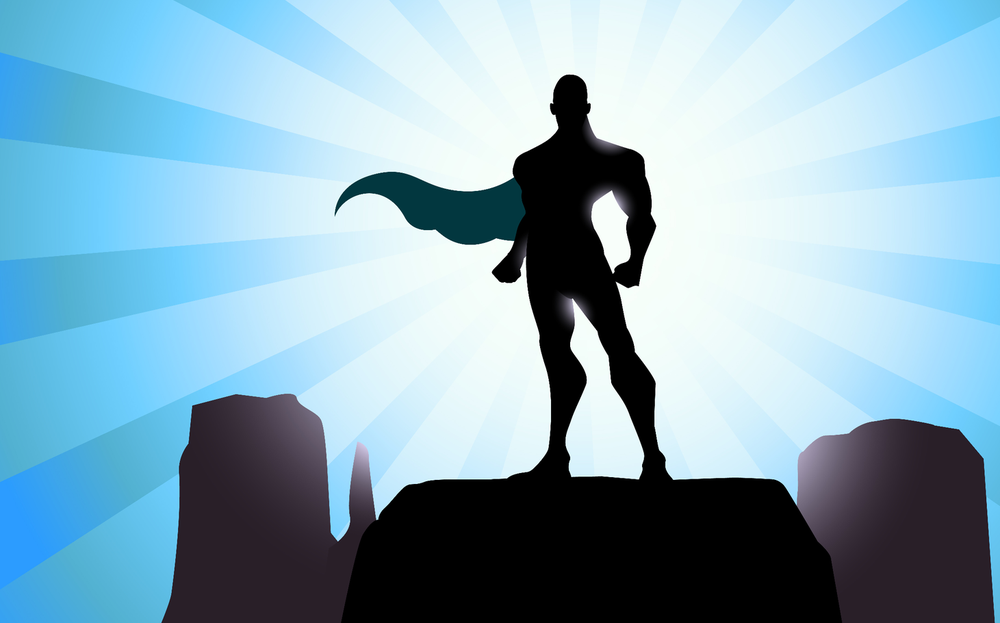
#> input picture Pictures/Superhero.png, 1000 x 623 px, shrunk from 1461 x 910 before the run
$ python Image_Negative.py
#> lines starting #> are read from the running program, lines starting #| are printed output that depends on the picture
from PIL import Image
import PIL.ImageOps as ops

img = Image.open('Pictures/Superhero.png')
#> img is the input picture: PIL image 1000x623 RGB; mean R, G, B 132.9, 167.9, 185.4

inv_img = ops.invert(img)
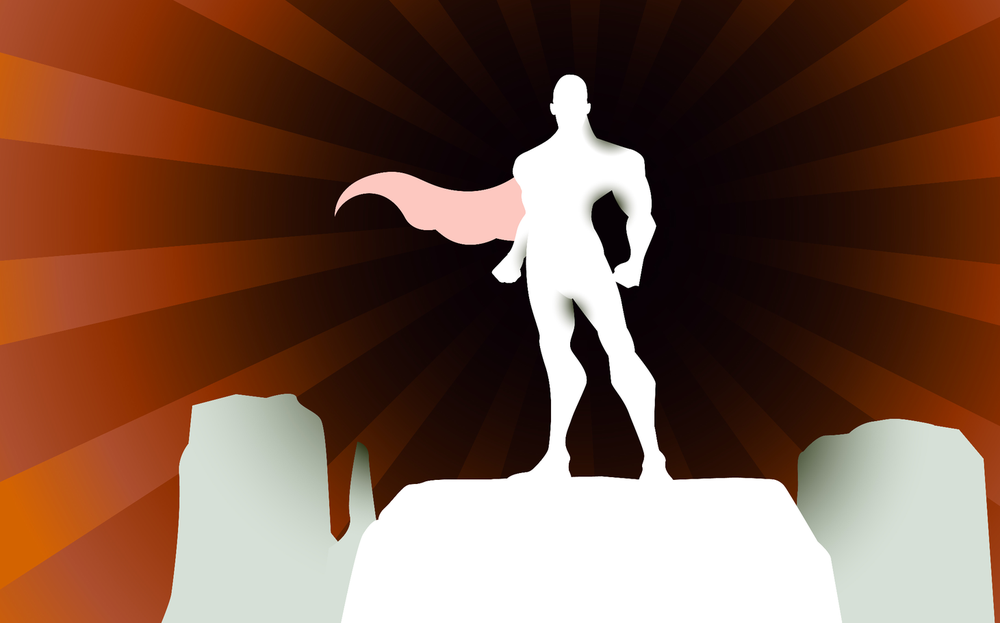
#> inv_img: PIL image 1000x623 RGB; mean R, G, B 122.1, 87.1, 69.6

inv_img.show()
